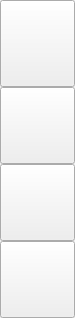
    <widget class="QWidget" name="sideBar_right_Page" native="true">
     <property name="sizePolicy">
      <sizepolicy hsizetype="Minimum" vsizetype="Minimum">
       <horstretch>0</horstretch>
       <verstretch>0</verstretch>
      </sizepolicy>
     </property>
     <property name="minimumSize">
      <size>
       <width>73</width>
       <height>0</height>
      </size>
     </property>
     <property name="maximumSize">
      <size>
       <width>75</width>
       <height>480</height>
      </size>
     </property>
     <property name="font">
      <font>
       <family>Arial Narrow</family>
       <pointsize>12</pointsize>
      </font>
     </property>
     <property name="styleSheet">
      <string notr="true">#sideBar_right_Page {
    border: 1px solid rgb(18, 220, 200);;
    background: qlineargradient(spread:reflect,
        x1:0, y1:0, x2:1, y2:0,
        stop:0 rgba(7, 85, 75, 255),
        stop:1 rgba(18, 220, 200, 255));


}

#sideBar_right_Page QToolButton {
    padding-top: 30px;
    padding-bottom: 25px;
    border-top:3px solid qlineargradient(spread:reflect,
        x1:0, y1:0, x2:1, y2:0,
        stop:0 rgba(10, 10, 10, 255),
        stop:1 rgba(220, 220, 220, 255));
}



#sideBar_right_Page QToolButton[current=&quot;true&quot;] {
    border-right: 3px solid rgb(170, 170, 170);
    border-left: 3px solid rgb(170, 170, 170);
    background: qlineargradient(spread:pad,
        x1:0, y1:0, x2:1, y2:0,
        stop:0 rgba(1, 240, 220, 255),
        stop:1 rgba(17, 219, 195, 255));
}
</string>
     </property>
     <property name="class" stdset="0">
      <string>SideBar</string>
     </property>
     <layout class="QGridLayout" name="gridLayout_2" rowstretch="0,0,0,0,0,0">
      <property name="margin">
       <number>0</number>
      </property>
      <property name="spacing">
       <number>0</number>
      </property>
      <item row="4" column="0">
       <widget class="QToolButton" name="sideBar_TlBtn_3">
        <property name="sizePolicy">
         <sizepolicy hsizetype="Expanding" vsizetype="Fixed">
          <horstretch>0</horstretch>
          <verstretch>0</verstretch>
         </sizepolicy>
        </property>
        <property name="font">
         <font>
          <family>Arial Narrow</family>
          <pointsize>12</pointsize>
         </font>
        </property>
        <property name="text">
         <string/>
        </property>
        <property name="icon">
         <iconset resource="pic.qrc">
          <normaloff>:/pic/from.png</normaloff>:/pic/from.png</iconset>
        </property>
        <property name="iconSize">
         <size>
          <width>71</width>
          <height>70</height>
         </size>
        </property>
        <property name="toolButtonStyle">
         <enum>Qt::ToolButtonTextUnderIcon</enum>
        </property>
       </widget>
      </item>
      <item row="2" column="0">
       <widget class="QToolButton" name="sideBar_TlBtn_2">
        <property name="sizePolicy">
         <sizepolicy hsizetype="Expanding" vsizetype="Fixed">
          <horstretch>0</horstretch>
          <verstretch>0</verstretch>
         </sizepolicy>
        </property>
        <property name="font">
         <font>
          <family>Arial Narrow</family>
          <pointsize>12</pointsize>
         </font>
        </property>
        <property name="text">
         <string/>
        </property>
        <property name="icon">
         <iconset resource="pic.qrc">
          <normaloff>:/pic/harmonic.png</normaloff>:/pic/harmonic.png</iconset>
        </property>
        <property name="iconSize">
         <size>
          <width>70</width>
          <height>70</height>
         </size>
        </property>
        <property name="toolButtonStyle">
         <enum>Qt::ToolButtonTextUnderIcon</enum>
        </property>
       </widget>
      </item>
      <item row="5" column="0">
       <widget class="QToolButton" name="sideBar_TlBtn_4">
        <property name="sizePolicy">
         <sizepolicy hsizetype="Expanding" vsizetype="Fixed">
          <horstretch>0</horstretch>
          <verstretch>0</verstretch>
         </sizepolicy>
        </property>
        <property name="font">
         <font>
          <family>Arial Narrow</family>
          <pointsize>12</pointsize>
         </font>
        </property>
        <property name="styleSheet">
         <string notr="true">#sideBar_TlBtn_4 {

    border-top:3px solid qlineargradient(spread:reflect,
        x1:0, y1:0, x2:1, y2:0,
        stop:0 rgba(10, 10, 10, 255),
        stop:1 rgba(220, 220, 220, 255));
   border-bottom:3px solid qlineargradient(spread:reflect,
        x1:0, y1:0, x2:1, y2:0,
        stop:0 rgba(10, 10, 10, 255),
        stop:1 rgba(220, 220, 220, 255));

}

</string>
        </property>
        <property name="text">
         <string/>
        </property>
        <property name="icon">
         <iconset resource="pic.qrc">
          <normaloff>:/pic/settting.png</normaloff>:/pic/settting.png</iconset>
        </property>
        <property name="iconSize">
         <size>
          <width>70</width>
          <height>70</height>
         </size>
        </property>
        <property name="toolButtonStyle">
         <enum>Qt::ToolButtonTextUnderIcon</enum>
        </property>
       </widget>
      </item>
      <item row="0" column="0">
       <widget class="QToolButton" name="sideBar_TlBtn_1">
        <property name="enabled">
         <bool>true</bool>
        </property>
        <property name="sizePolicy">
         <sizepolicy hsizetype="Expanding" vsizetype="Fixed">
          <horstretch>0</horstretch>
          <verstretch>0</verstretch>
         </sizepolicy>
        </property>
        <property name="maximumSize">
         <size>
          <width>16777214</width>
          <height>16777215</height>
         </size>
        </property>
        <property name="font">
         <font>
          <family>Arial Narrow</family>
          <pointsize>12</pointsize>
         </font>
        </property>
        <property name="styleSheet">
         <string notr="true"/>
        </property>
        <property name="text">
         <string/>
        </property>
        <property name="icon">
         <iconset resource="pic.qrc">
          <normaloff>:/pic/measuredValue.png</normaloff>:/pic/measuredValue.png</iconset>
        </property>
        <property name="iconSize">
         <size>
          <width>80</width>
          <height>80</height>
         </size>
        </property>
        <property name="autoRepeatDelay">
         <number>300</number>
        </property>
        <property name="toolButtonStyle">
         <enum>Qt::ToolButtonTextUnderIcon</enum>
        </property>
       </widget>
      </item>
     </layout>
    </widget>
